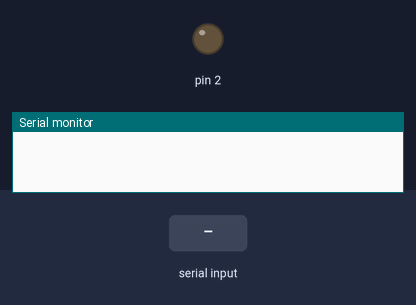
A sketch run on a simulated Arduino Uno, built with avr-gcc and run on an emulated ATmega328P. Shown: output pins drawn as LEDs (lit = HIGH), the last lines printed to the serial monitor. The inputs (shaded band) are chosen by the test bench.

Above: at 1.2 s.
1.3 s: "r" received over Serial
At 1.8 s:
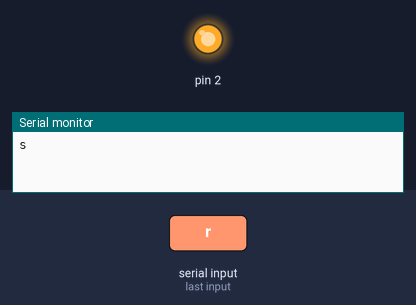
Timing chart, 0 to 4.3 s (numbered marks = the images above; inputs shaded):
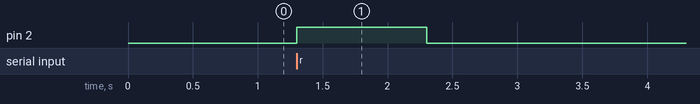

Measured:
- after the input at 1.3 s, pin 2: LOW → HIGH at once, → LOW 1.0 s later

The sketch:

serial_send_5.ino
```cpp
void setup() {
  Serial.begin(9600);
  pinMode(2, OUTPUT);
}

void loop() {
  if (Serial.available() > 0) {
    char inByte = Serial.read();
    switch(inByte) {
    case 'r': //Data request
      Serial.write('s');
      digitalWrite(2, HIGH);
      delay(1000);
      digitalWrite(2, LOW);
      break;
    }
    Serial.flush();
  }
}
```
